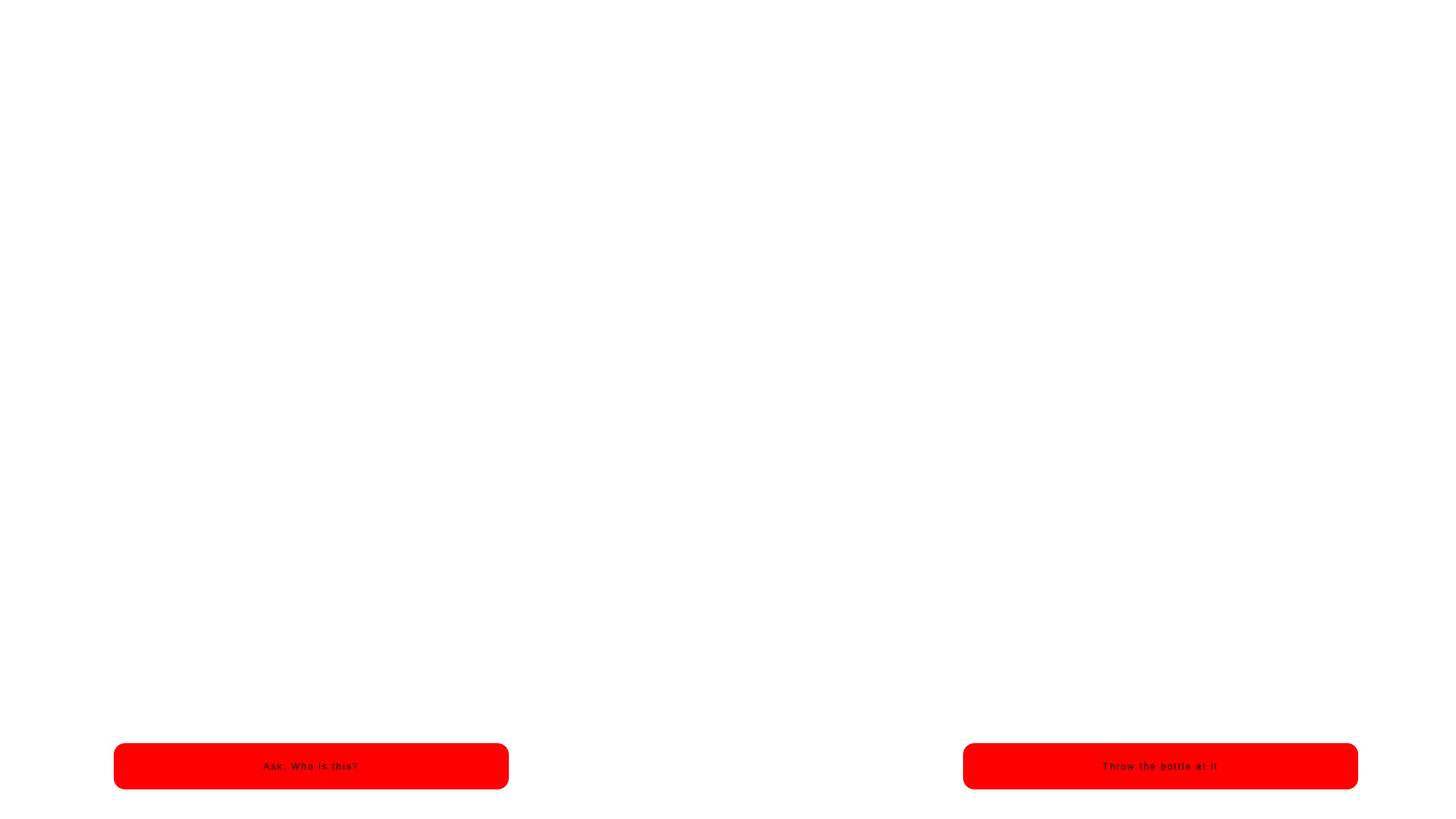
<?xml version="1.0" encoding="UTF-8"?>
<ui version="4.0">
 <class>Page45</class>
 <widget class="QWidget" name="Page45">
  <property name="geometry">
   <rect>
    <x>0</x>
    <y>0</y>
    <width>1920</width>
    <height>1080</height>
   </rect>
  </property>
  <property name="windowTitle">
   <string>Form</string>
  </property>
  <property name="styleSheet">
   <string notr="true">background-color: rgba(72, 74, 89, 0);

</string>
  </property>
  <widget class="QLabel" name="label">
   <property name="geometry">
    <rect>
     <x>0</x>
     <y>0</y>
     <width>1920</width>
     <height>1080</height>
    </rect>
   </property>
   <property name="styleSheet">
    <string notr="true">background-color: rgba(72, 74, 89, 0);
</string>
   </property>
   <property name="text">
    <string/>
   </property>
   <property name="pixmap">
    <pixmap>images/45.jpg</pixmap>
   </property>
   <property name="scaledContents">
    <bool>true</bool>
   </property>
  </widget>
  <widget class="QLabel" name="blur">
   <property name="geometry">
    <rect>
     <x>0</x>
     <y>0</y>
     <width>1920</width>
     <height>1080</height>
    </rect>
   </property>
   <property name="text">
    <string/>
   </property>
  </widget>
  <widget class="QPushButton" name="left_btn">
   <property name="geometry">
    <rect>
     <x>150</x>
     <y>980</y>
     <width>521</width>
     <height>61</height>
    </rect>
   </property>
   <property name="cursor">
    <cursorShape>PointingHandCursor</cursorShape>
   </property>
   <property name="styleSheet">
    <string notr="true">font: 24pt &quot;October Crow&quot;;
background-color: rgb(255, 0, 0);
letter-spacing: 2px;
border:none;
border-radius:15px;</string>
   </property>
   <property name="text">
    <string>Ask, Who is this?</string>
   </property>
  </widget>
  <widget class="QPushButton" name="right_btn">
   <property name="geometry">
    <rect>
     <x>1270</x>
     <y>980</y>
     <width>521</width>
     <height>61</height>
    </rect>
   </property>
   <property name="cursor">
    <cursorShape>PointingHandCursor</cursorShape>
   </property>
   <property name="styleSheet">
    <string notr="true">font: 24pt &quot;October Crow&quot;;
background-color: rgb(255, 0, 0);
letter-spacing: 2px;
border:none;
border-radius:15px;</string>
   </property>
   <property name="text">
    <string>Throw the bottle at it</string>
   </property>
  </widget>
  <widget class="QPushButton" name="p_next">
   <property name="geometry">
    <rect>
     <x>1560</x>
     <y>980</y>
     <width>231</width>
     <height>61</height>
    </rect>
   </property>
   <property name="cursor">
    <cursorShape>PointingHandCursor</cursorShape>
   </property>
   <property name="styleSheet">
    <string notr="true">font: 24pt &quot;October Crow&quot;;
background-color: rgb(255, 0, 0);
letter-spacing: 2px;
border:none;
border-radius:15px;</string>
   </property>
   <property name="text">
    <string>Continue</string>
   </property>
  </widget>
  <widget class="QTextEdit" name="story_0">
   <property name="enabled">
    <bool>false</bool>
   </property>
   <property name="geometry">
    <rect>
     <x>300</x>
     <y>660</y>
     <width>1321</width>
     <height>221</height>
    </rect>
   </property>
   <property name="styleSheet">
    <string notr="true">font: 700 28pt &quot;Amatic SC&quot;;
background-color: rgba(72, 74, 89, 0);
</string>
   </property>
   <property name="readOnly">
    <bool>true</bool>
   </property>
  </widget>
  <widget class="QTextEdit" name="story_1">
   <property name="enabled">
    <bool>false</bool>
   </property>
   <property name="geometry">
    <rect>
     <x>300</x>
     <y>660</y>
     <width>1321</width>
     <height>221</height>
    </rect>
   </property>
   <property name="styleSheet">
    <string notr="true">font: 700 28pt &quot;Amatic SC&quot;;
background-color: rgba(72, 74, 89, 0);
</string>
   </property>
   <property name="readOnly">
    <bool>true</bool>
   </property>
  </widget>
  <widget class="QTextEdit" name="story_2">
   <property name="enabled">
    <bool>false</bool>
   </property>
   <property name="geometry">
    <rect>
     <x>300</x>
     <y>660</y>
     <width>1321</width>
     <height>221</height>
    </rect>
   </property>
   <property name="styleSheet">
    <string notr="true">font: 700 28pt &quot;Amatic SC&quot;;
background-color: rgba(72, 74, 89, 0);
</string>
   </property>
   <property name="readOnly">
    <bool>true</bool>
   </property>
  </widget>
  <widget class="QTextEdit" name="story_3">
   <property name="enabled">
    <bool>false</bool>
   </property>
   <property name="geometry">
    <rect>
     <x>300</x>
     <y>660</y>
     <width>1321</width>
     <height>221</height>
    </rect>
   </property>
   <property name="styleSheet">
    <string notr="true">font: 700 28pt &quot;Amatic SC&quot;;
background-color: rgba(72, 74, 89, 0);
</string>
   </property>
   <property name="readOnly">
    <bool>true</bool>
   </property>
  </widget>
  <widget class="QTextEdit" name="story_4">
   <property name="enabled">
    <bool>false</bool>
   </property>
   <property name="geometry">
    <rect>
     <x>300</x>
     <y>660</y>
     <width>1321</width>
     <height>221</height>
    </rect>
   </property>
   <property name="styleSheet">
    <string notr="true">font: 700 28pt &quot;Amatic SC&quot;;
background-color: rgba(72, 74, 89, 0);
</string>
   </property>
   <property name="readOnly">
    <bool>true</bool>
   </property>
  </widget>
  <zorder>label</zorder>
  <zorder>blur</zorder>
  <zorder>left_btn</zorder>
  <zorder>p_next</zorder>
  <zorder>right_btn</zorder>
  <zorder>story_0</zorder>
  <zorder>story_1</zorder>
  <zorder>story_2</zorder>
  <zorder>story_3</zorder>
  <zorder>story_4</zorder>
 </widget>
 <resources/>
 <connections/>
</ui>
